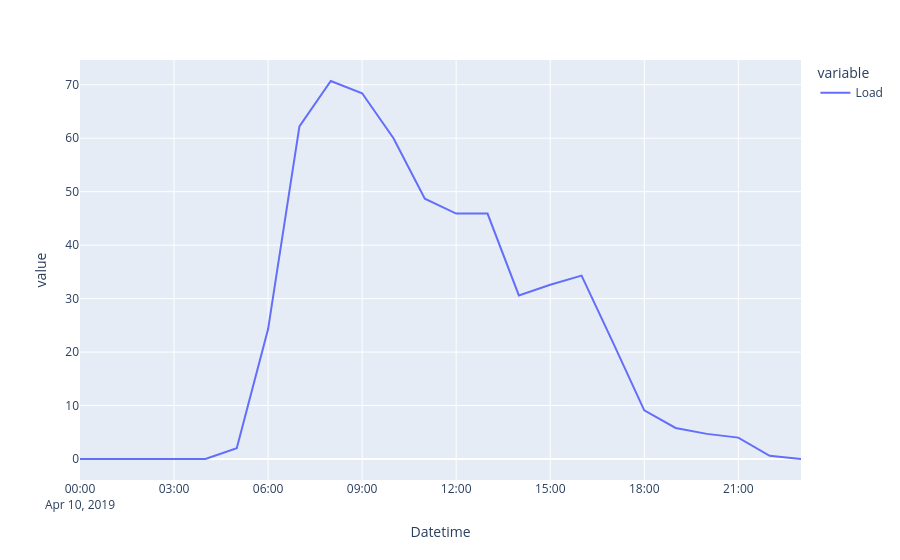

Notebook code for this chart:
### Code cell
data[data.Load<0] = nan
data = data.ffill()
data.loc['2019-4-10'].plot()

### Figure 1 — Plotly figure (JSON) as saved in the notebook; plotly's stock layout.template omitted (floating-point values rounded to 4 significant figures)
{"data": [{"hovertemplate": "variable=Load<br>Datetime=%{x}<br>value=%{y}<extra></extra>", "legendgroup": "Load", "line": {"color": "#636efa", "dash": "solid"}, "marker": {"symbol": "circle"}, "mode": "lines", "name": "Load", "orientation": "v", "showlegend": true, "type": "scatter", "x": ["2019-04-10T00:00:00", "2019-04-10T01:00:00", "2019-04-10T02:00:00", "2019-04-10T03:00:00", "2019-04-10T04:00:00", "2019-04-10T05:00:00", "2019-04-10T06:00:00", "2019-04-10T07:00:00", "2019-04-10T08:00:00", "2019-04-10T09:00:00", "2019-04-10T10:00:00", "2019-04-10T11:00:00", "2019-04-10T12:00:00", "2019-04-10T13:00:00", "2019-04-10T14:00:00", "2019-04-10T15:00:00", "2019-04-10T16:00:00", "2019-04-10T17:00:00", "2019-04-10T18:00:00", "2019-04-10T19:00:00", "2019-04-10T20:00:00", "2019-04-10T21:00:00", "2019-04-10T22:00:00", "2019-04-10T23:00:00"], "xaxis": "x", "y": [0, 0, 0, 0, 0, 2, 24.3, 62.2, 70.7, 68.4, 60, 48.7, 45.9, 45.9, 30.6, 32.6, 34.3, 21.8, 9.1, 5.8, 4.7, 4, 0.6, 0], "yaxis": "y"}], "layout": {"legend": {"title": {"text": "variable"}, "tracegroupgap": 0}, "margin": {"t": 60}, "xaxis": {"anchor": "y", "domain": [0, 1], "title": {"text": "Datetime"}}, "yaxis": {"anchor": "x", "domain": [0, 1], "title": {"text": "value"}}}}
